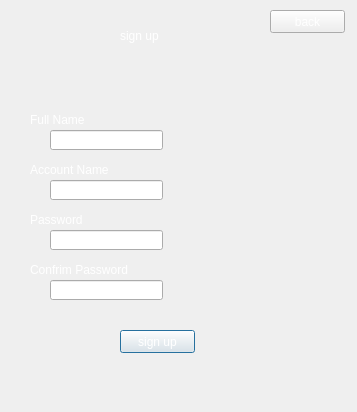
<?xml version="1.0" encoding="UTF-8"?>
<ui version="4.0">
 <class>customersingup</class>
 <widget class="QDialog" name="customersingup">
  <property name="geometry">
   <rect>
    <x>0</x>
    <y>0</y>
    <width>357</width>
    <height>412</height>
   </rect>
  </property>
  <property name="windowTitle">
   <string>titi</string>
  </property>
  <property name="styleSheet">
   <string notr="true">background-image:url(:/imagestart/pic/cl2.jpg);</string>
  </property>
  <widget class="QLabel" name="label_5">
   <property name="geometry">
    <rect>
     <x>30</x>
     <y>260</y>
     <width>121</width>
     <height>20</height>
    </rect>
   </property>
   <property name="styleSheet">
    <string notr="true">color: rgb(255, 255, 255);
background-image:url(:/imagestart/pic/t2.jpg);</string>
   </property>
   <property name="text">
    <string>Confrim Password</string>
   </property>
  </widget>
  <widget class="QLineEdit" name="namec">
   <property name="geometry">
    <rect>
     <x>50</x>
     <y>130</y>
     <width>113</width>
     <height>20</height>
    </rect>
   </property>
   <property name="styleSheet">
    <string notr="true">background-image:url(:/imagestart/pic/t1.jpg);</string>
   </property>
  </widget>
  <widget class="QLineEdit" name="usernamec">
   <property name="geometry">
    <rect>
     <x>50</x>
     <y>180</y>
     <width>113</width>
     <height>20</height>
    </rect>
   </property>
   <property name="styleSheet">
    <string notr="true">background-image:url(:/imagestart/pic/t1.jpg);</string>
   </property>
  </widget>
  <widget class="QLineEdit" name="cpasswordc">
   <property name="geometry">
    <rect>
     <x>50</x>
     <y>280</y>
     <width>113</width>
     <height>20</height>
    </rect>
   </property>
   <property name="styleSheet">
    <string notr="true">background-image:url(:/imagestart/pic/t1.jpg);</string>
   </property>
  </widget>
  <widget class="QLabel" name="label_4">
   <property name="geometry">
    <rect>
     <x>30</x>
     <y>210</y>
     <width>91</width>
     <height>20</height>
    </rect>
   </property>
   <property name="styleSheet">
    <string notr="true">color: rgb(255, 255, 255);
background-image:url(:/imagestart/pic/t2.jpg);</string>
   </property>
   <property name="text">
    <string>Password</string>
   </property>
  </widget>
  <widget class="QLabel" name="label_2">
   <property name="geometry">
    <rect>
     <x>30</x>
     <y>110</y>
     <width>91</width>
     <height>20</height>
    </rect>
   </property>
   <property name="styleSheet">
    <string notr="true">color: rgb(255, 255, 255);
background-image:url(:/imagestart/pic/t2.jpg);</string>
   </property>
   <property name="text">
    <string>Full Name</string>
   </property>
  </widget>
  <widget class="QPushButton" name="pushButton">
   <property name="geometry">
    <rect>
     <x>120</x>
     <y>330</y>
     <width>75</width>
     <height>23</height>
    </rect>
   </property>
   <property name="styleSheet">
    <string notr="true">color: rgb(255, 255, 255);</string>
   </property>
   <property name="text">
    <string>sign up</string>
   </property>
  </widget>
  <widget class="QLabel" name="label">
   <property name="geometry">
    <rect>
     <x>120</x>
     <y>20</y>
     <width>101</width>
     <height>31</height>
    </rect>
   </property>
   <property name="styleSheet">
    <string notr="true">color: rgb(255, 255, 255);
font: 18pt &quot;MV Boli&quot;;
background-image:url(:/imagestart/pic/t2.jpg);</string>
   </property>
   <property name="text">
    <string>sign up</string>
   </property>
  </widget>
  <widget class="QLabel" name="label_3">
   <property name="geometry">
    <rect>
     <x>30</x>
     <y>160</y>
     <width>101</width>
     <height>20</height>
    </rect>
   </property>
   <property name="styleSheet">
    <string notr="true">color: rgb(255, 255, 255);
background-image:url(:/imagestart/pic/t2.jpg);</string>
   </property>
   <property name="text">
    <string>Account Name</string>
   </property>
  </widget>
  <widget class="QLineEdit" name="passwordc">
   <property name="geometry">
    <rect>
     <x>50</x>
     <y>230</y>
     <width>113</width>
     <height>20</height>
    </rect>
   </property>
   <property name="styleSheet">
    <string notr="true">background-image:url(:/imagestart/pic/t1.jpg);</string>
   </property>
  </widget>
  <widget class="QPushButton" name="pushButton_2">
   <property name="geometry">
    <rect>
     <x>270</x>
     <y>10</y>
     <width>75</width>
     <height>23</height>
    </rect>
   </property>
   <property name="styleSheet">
    <string notr="true">color: rgb(255, 255, 255);</string>
   </property>
   <property name="text">
    <string>back</string>
   </property>
  </widget>
 </widget>
 <resources/>
 <connections/>
</ui>
